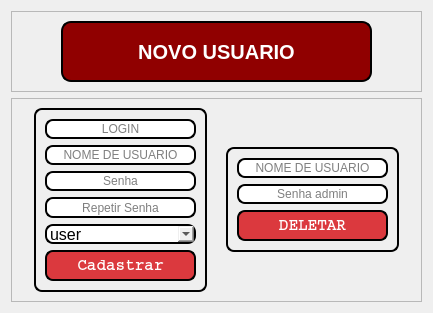
      <widget class="QWidget" name="page_new_user">
       <layout class="QVBoxLayout" name="verticalLayout_17">
        <item>
         <widget class="QFrame" name="frame_2">
          <property name="frameShape">
           <enum>QFrame::StyledPanel</enum>
          </property>
          <property name="frameShadow">
           <enum>QFrame::Raised</enum>
          </property>
          <layout class="QVBoxLayout" name="verticalLayout_11">
           <item>
            <layout class="QHBoxLayout" name="horizontalLayout_28">
             <item>
              <widget class="QLabel" name="label_49">
               <property name="minimumSize">
                <size>
                 <width>311</width>
                 <height>61</height>
                </size>
               </property>
               <property name="maximumSize">
                <size>
                 <width>311</width>
                 <height>61</height>
                </size>
               </property>
               <property name="font">
                <font>
                 <pointsize>15</pointsize>
                 <weight>75</weight>
                 <italic>false</italic>
                 <bold>true</bold>
                </font>
               </property>
               <property name="styleSheet">
                <string notr="true">QLabel {
	color: rgb(255, 255, 255);
    
	background-color: rgb(144, 0, 0);
    border-style: outset;
    border-width: 2px;
    border-radius: 10px;
    border-color: black;
}</string>
               </property>
               <property name="text">
                <string>NOVO USUARIO</string>
               </property>
               <property name="alignment">
                <set>Qt::AlignCenter</set>
               </property>
              </widget>
             </item>
            </layout>
           </item>
          </layout>
         </widget>
        </item>
        <item>
         <widget class="QFrame" name="frame_3">
          <property name="frameShape">
           <enum>QFrame::StyledPanel</enum>
          </property>
          <property name="frameShadow">
           <enum>QFrame::Raised</enum>
          </property>
          <layout class="QHBoxLayout" name="horizontalLayout_29">
           <item>
            <widget class="QLabel" name="label_47">
             <property name="text">
              <string/>
             </property>
            </widget>
           </item>
           <item>
            <widget class="QFrame" name="frame_13">
             <property name="sizePolicy">
              <sizepolicy hsizetype="Maximum" vsizetype="Maximum">
               <horstretch>0</horstretch>
               <verstretch>0</verstretch>
              </sizepolicy>
             </property>
             <property name="styleSheet">
              <string notr="true">border-width: 2px;
border-color: black;
border-style: solid;
display: inline-block;
border-radius: 8px</string>
             </property>
             <property name="frameShape">
              <enum>QFrame::StyledPanel</enum>
             </property>
             <property name="frameShadow">
              <enum>QFrame::Raised</enum>
             </property>
             <layout class="QVBoxLayout" name="verticalLayout_33">
              <item>
               <widget class="QLineEdit" name="le_novo_login">
                <property name="minimumSize">
                 <size>
                  <width>151</width>
                  <height>20</height>
                 </size>
                </property>
                <property name="maximumSize">
                 <size>
                  <width>151</width>
                  <height>20</height>
                 </size>
                </property>
                <property name="alignment">
                 <set>Qt::AlignCenter</set>
                </property>
                <property name="placeholderText">
                 <string>LOGIN</string>
                </property>
               </widget>
              </item>
              <item>
               <widget class="QLineEdit" name="le_novo_usuario">
                <property name="minimumSize">
                 <size>
                  <width>151</width>
                  <height>20</height>
                 </size>
                </property>
                <property name="maximumSize">
                 <size>
                  <width>151</width>
                  <height>20</height>
                 </size>
                </property>
                <property name="alignment">
                 <set>Qt::AlignCenter</set>
                </property>
                <property name="placeholderText">
                 <string>NOME DE USUARIO</string>
                </property>
               </widget>
              </item>
              <item>
               <widget class="QLineEdit" name="le_senha1">
                <property name="minimumSize">
                 <size>
                  <width>151</width>
                  <height>20</height>
                 </size>
                </property>
                <property name="maximumSize">
                 <size>
                  <width>151</width>
                  <height>20</height>
                 </size>
                </property>
                <property name="echoMode">
                 <enum>QLineEdit::Password</enum>
                </property>
                <property name="alignment">
                 <set>Qt::AlignCenter</set>
                </property>
                <property name="placeholderText">
                 <string>Senha</string>
                </property>
               </widget>
              </item>
              <item>
               <widget class="QLineEdit" name="le_senha2">
                <property name="minimumSize">
                 <size>
                  <width>151</width>
                  <height>21</height>
                 </size>
                </property>
                <property name="maximumSize">
                 <size>
                  <width>151</width>
                  <height>21</height>
                 </size>
                </property>
                <property name="echoMode">
                 <enum>QLineEdit::Password</enum>
                </property>
                <property name="alignment">
                 <set>Qt::AlignCenter</set>
                </property>
                <property name="placeholderText">
                 <string>Repetir Senha</string>
                </property>
               </widget>
              </item>
              <item>
               <widget class="QComboBox" name="cb_users">
                <property name="minimumSize">
                 <size>
                  <width>151</width>
                  <height>20</height>
                 </size>
                </property>
                <property name="maximumSize">
                 <size>
                  <width>151</width>
                  <height>20</height>
                 </size>
                </property>
                <property name="font">
                 <font>
                  <pointsize>12</pointsize>
                 </font>
                </property>
                <property name="layoutDirection">
                 <enum>Qt::LeftToRight</enum>
                </property>
                <property name="sizeAdjustPolicy">
                 <enum>QComboBox::AdjustToContents</enum>
                </property>
                <item>
                 <property name="text">
                  <string>user</string>
                 </property>
                </item>
                <item>
                 <property name="text">
                  <string>admin</string>
                 </property>
                </item>
               </widget>
              </item>
              <item>
               <widget class="QPushButton" name="bt_cadastrar_usuario">
                <property name="minimumSize">
                 <size>
                  <width>151</width>
                  <height>31</height>
                 </size>
                </property>
                <property name="maximumSize">
                 <size>
                  <width>151</width>
                  <height>31</height>
                 </size>
                </property>
                <property name="font">
                 <font>
                  <family>Courier</family>
                  <pointsize>12</pointsize>
                  <weight>75</weight>
                  <bold>true</bold>
                 </font>
                </property>
                <property name="cursor">
                 <cursorShape>PointingHandCursor</cursorShape>
                </property>
                <property name="styleSheet">
                 <string notr="true">QPushButton{

background-color: rgb(219, 57, 62);
border-radius: 8px;
color: rgb(255, 255, 255);
border-width: 2px;
border-color: black;
border-style: solid;
display: inline-block;
}

QPushButton:hover{

	
	background-color: rgb(77, 11, 17);
	
	color: rgb(255, 255, 255);

}</string>
                </property>
                <property name="text">
                 <string>Cadastrar</string>
                </property>
               </widget>
              </item>
             </layout>
            </widget>
           </item>
           <item>
            <widget class="QLabel" name="label_46">
             <property name="text">
              <string/>
             </property>
            </widget>
           </item>
           <item>
            <widget class="QFrame" name="frame_14">
             <property name="sizePolicy">
              <sizepolicy hsizetype="Maximum" vsizetype="Maximum">
               <horstretch>0</horstretch>
               <verstretch>0</verstretch>
              </sizepolicy>
             </property>
             <property name="styleSheet">
              <string notr="true">border-width: 2px;
border-color: black;
border-style: solid;
display: inline-block;
border-radius: 8px</string>
             </property>
             <property name="frameShape">
              <enum>QFrame::StyledPanel</enum>
             </property>
             <property name="frameShadow">
              <enum>QFrame::Raised</enum>
             </property>
             <layout class="QVBoxLayout" name="verticalLayout_29">
              <item>
               <widget class="QLineEdit" name="le_usuario_deletar">
                <property name="minimumSize">
                 <size>
                  <width>151</width>
                  <height>20</height>
                 </size>
                </property>
                <property name="maximumSize">
                 <size>
                  <width>151</width>
                  <height>20</height>
                 </size>
                </property>
                <property name="text">
                 <string/>
                </property>
                <property name="alignment">
                 <set>Qt::AlignCenter</set>
                </property>
                <property name="placeholderText">
                 <string>NOME DE USUARIO</string>
                </property>
               </widget>
              </item>
              <item>
               <widget class="QLineEdit" name="le_senha_deletar">
                <property name="minimumSize">
                 <size>
                  <width>151</width>
                  <height>20</height>
                 </size>
                </property>
                <property name="maximumSize">
                 <size>
                  <width>151</width>
                  <height>20</height>
                 </size>
                </property>
                <property name="echoMode">
                 <enum>QLineEdit::Password</enum>
                </property>
                <property name="alignment">
                 <set>Qt::AlignCenter</set>
                </property>
                <property name="placeholderText">
                 <string>Senha admin</string>
                </property>
               </widget>
              </item>
              <item>
               <widget class="QPushButton" name="bt_deletar_usuario">
                <property name="minimumSize">
                 <size>
                  <width>151</width>
                  <height>31</height>
                 </size>
                </property>
                <property name="maximumSize">
                 <size>
                  <width>151</width>
                  <height>31</height>
                 </size>
                </property>
                <property name="font">
                 <font>
                  <family>Courier</family>
                  <pointsize>12</pointsize>
                  <weight>75</weight>
                  <bold>true</bold>
                 </font>
                </property>
                <property name="cursor">
                 <cursorShape>PointingHandCursor</cursorShape>
                </property>
                <property name="styleSheet">
                 <string notr="true">QPushButton{

background-color: rgb(219, 57, 62);
border-radius: 8px;
color: rgb(255, 255, 255);
border-width: 2px;
border-color: black;
border-style: solid;
display: inline-block;
}

QPushButton:hover{

	
	background-color: rgb(77, 11, 17);
	
	color: rgb(255, 255, 255);

}</string>
                </property>
                <property name="text">
                 <string>DELETAR</string>
                </property>
               </widget>
              </item>
             </layout>
            </widget>
           </item>
           <item>
            <widget class="QLabel" name="label_48">
             <property name="text">
              <string/>
             </property>
            </widget>
           </item>
          </layout>
         </widget>
        </item>
       </layout>
      </widget>
